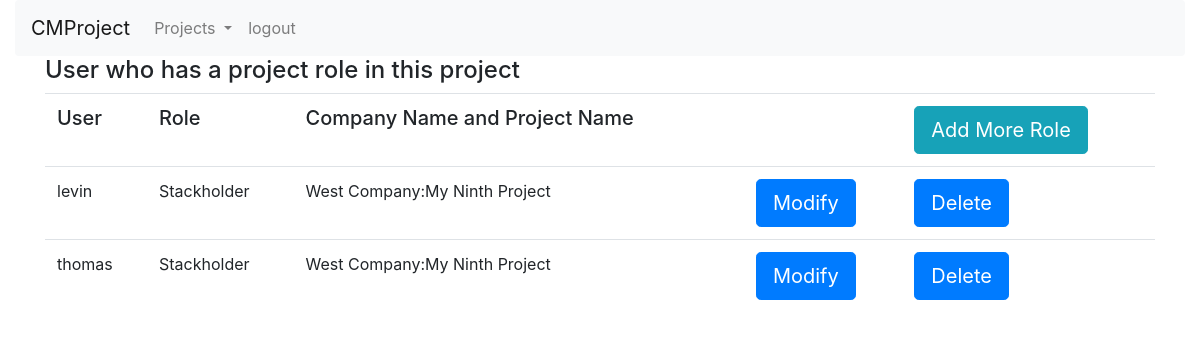
The app's page /projects/manage/16/role (signed in) with its own data.
### projectcm_core/models.py (models this page shows, shortened)
class ProjectRole(models.Model):
	PM = 'PM'
	MEMBER = 'Member'
	STACKHOLDER = 'Stackholder'
	projectuser = models.ForeignKey(User, on_delete=models.CASCADE,)
	projectrole_choice = (
		(PM, 'Project Manager'),
		(MEMBER, 'Project Member'),
		(STACKHOLDER, 'Project Stackholder'),
	)
	projectrole = models.CharField(max_length=20, choices=projectrole_choice, default=STACKHOLDER)
	project = models.ForeignKey(Project, on_delete=models.CASCADE,)

class Project(models.Model):
	pjname = models.CharField(max_length=20)
	company = models.ForeignKey(Company, on_delete=models.CASCADE,)
	created_by = models.ForeignKey(User, on_delete=models.CASCADE, default=None, null=True)
	def __str__(self):
		return self.company.company_name + ":" + self.pjname

class Company(models.Model):
	company_type_choice = (
		["Private", "Private Company"],
		["Public", "Public Company"],
	)
	company_type = models.CharField(max_length=20, choices=company_type_choice, default="Private")
	company_name = models.CharField(max_length=100)
	staffs = models.ManyToManyField(User, null=True, blank=True, default=None)
	company_group = models.ForeignKey(Group, on_delete=models.CASCADE, null=True, blank=True, default=None)
	holiday = models.ForeignKey(Holiday, on_delete=models.CASCADE, null=True, blank=True, default=None)

### projectcm_core/views.py (the view)
# urls.py: path('manage/<int:projectid>/role', views.project_role_list, name='project_role_list'),
def	project_role_list(request, projectid):
	projects = Project.objects.filter(id=projectid)
	projectroles = ProjectRole.objects.filter(project__in=projects)
	return render(request, 'projectcm_core/project_role_list.html', {'project_role_list':projectroles })

### projectcm_core/templatetags/projectcm_extras.py (called while the page is built)
@register.simple_tag(takes_context=True)
def is_company_admin(context, user_name_string):
	user = User.objects.get(username = user_name_string)
	companies = Company.objects.filter(staffs__in = [user,])
	if companies.filter(company_group__in = user.groups.all()).exists():
		return True
	return False

### projectcm_core/templates/projectcm_core/project_role_list.html (shortened to what this page needs)
{% extends 'common/base.html' %}
{% block content %}
<div class="container">
<table class="table">
{% if project_role_list %}
<thead>
<t><h4>User who has a project role in this project</h4></td>
</thead>
<thead><td><h5>User</h5></td>
<td><h5>Role</h5></td>
<td><h5>Company Name and Project Name</h5></td>
<td></td>
<td><a href="role/add" class="btn btn-info btn-lg">Add More Role</a></td>
</thead>
{% for role in project_role_list %}
<tr>
<td>{{ role.projectuser.username }}</td>
<td>{{ role.projectrole }}</td>
<td>{{ role.project }}</td>
<td><a href="role/{{ role.id }}/modify" class="btn btn-primary btn-lg" role="button" aria-disabled="true">Modify</a></td>
<td><a href="role/{{ role.id }}/delete" class="btn btn-primary btn-lg" role="button" aria-disabled="true">Delete</a></td>
</tr>
{% endfor %}
{% endif %}
</table>
</div>
{% endblock %}

### projectcm_core/static/css/gantt-chart.css (style rules this page uses)
:root { --rowNum: 4; --mthColNum: 4; --barColNum: 4; --gridHeight: 100px; }

### templates/common/base.html (style rules this page uses)
body { padding-top: 0px; }

### records on screen
ProjectRole: projectuser.username "levin", projectrole "Stackholder", project "West Company:My Ninth Project"
ProjectRole: projectuser.username "thomas", projectrole "Stackholder", project "West Company:My Ninth Project"
